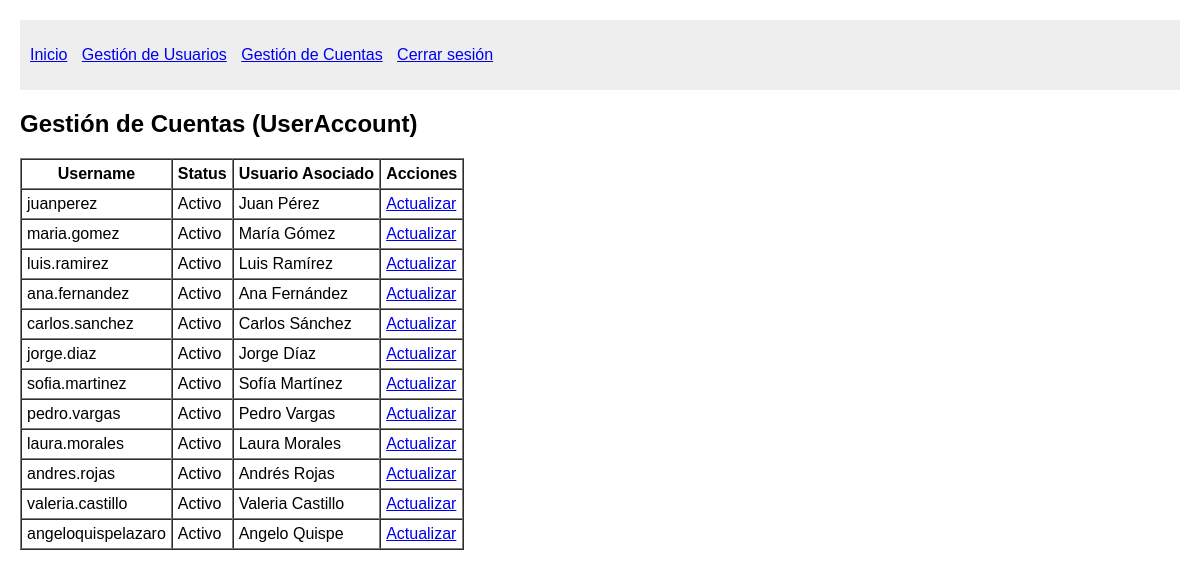
Before: /accounts/ (signed in) with the older database file.
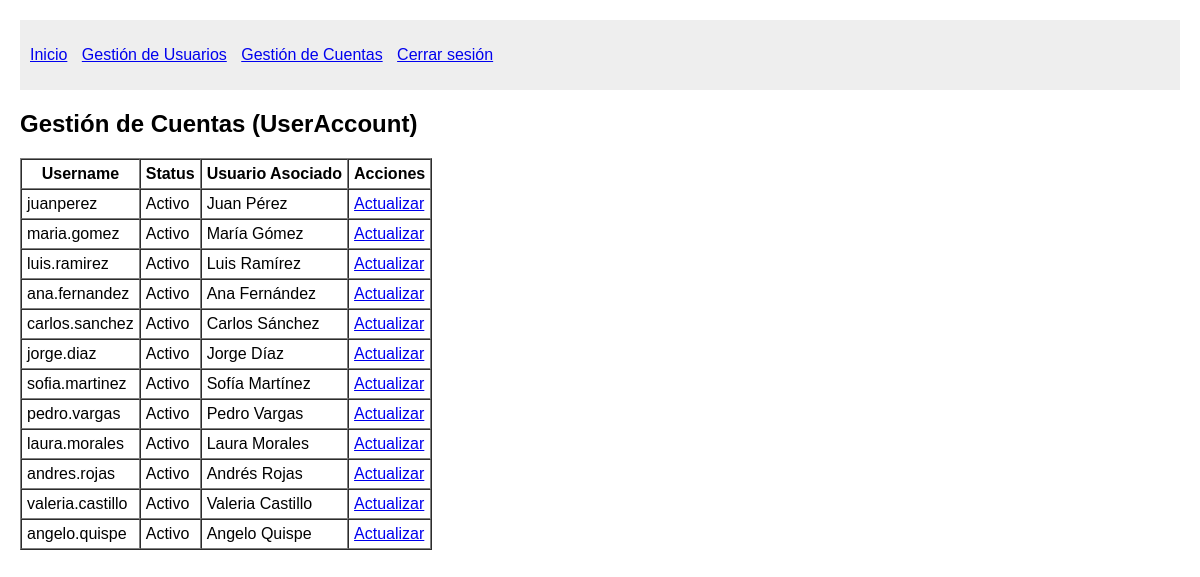
After: the same page with the newer database file.
### System/models.py (models this page shows)
class UserAccount(models.Model):
    username = models.CharField(max_length=50, unique=True)
    password = models.CharField(max_length=128)  # Esto luego lo encriptaremos
    usuario = models.OneToOneField(Usuario, on_delete=models.CASCADE)
    status = models.CharField(max_length=20)

class Usuario(models.Model):
    first_name = models.CharField(max_length=50)
    middle_name = models.CharField(max_length=50, blank=True, null=True)
    last_name = models.CharField(max_length=50)
    second_last_name = models.CharField(max_length=50, blank=True, null=True)
    user_type = models.CharField(max_length=50)
    position = models.ForeignKey(Position, on_delete=models.PROTECT)

### System/views.py (the view)
# urls.py: path('accounts/', views.list_accounts, name='list_accounts'),
@login_required
def list_accounts(request):
    accounts = UserAccount.objects.all()
    return render(request, 'System/manage_accounts.html', {'accounts': accounts})

### System/views.py (called while the page is built)
def login_required(view_func):
    @wraps(view_func)
    def wrapped_view(request, *args, **kwargs):
        if not request.session.get('user_id'):
            return redirect('login')
        return view_func(request, *args, **kwargs)
    return wrapped_view

### System/templates/System/manage_accounts.html (shortened to what this page needs)
{% extends 'System/base.html' %}
{% load static %}
{% block content %}
    <h2>Gestión de Cuentas (UserAccount)</h2>
    <table border="1" cellspacing="0" cellpadding="5">
        <thead>
            <tr>
                <th>Username</th>
                <th>Status</th>
                <th>Usuario Asociado</th>
                <th>Acciones</th>
            </tr>
        </thead>
        <tbody>
            {% for account in accounts %}
                <tr>
                    <td>{{ account.username }}</td>
                    <td>{{ account.status }}</td>
                    <td>{{ account.usuario.first_name }} {{ account.usuario.last_name }}</td>
                    <td>
                        <a href="{% url 'update_account' account.id %}">Actualizar</a>
                    </td>
                </tr>
            {% empty %}
                <tr>
                    <td colspan="4">No existen cuentas registradas.</td>
                </tr>
            {% endfor %}
        </tbody>
    </table>
{% endblock %}

### System/templates/System/base.html (shortened to what this page needs)
{% load static %}
<!DOCTYPE html>
<html>
<head>
    <link rel="stylesheet" href="{% static 'css/styles.css' %}">
</head>
<body>
    <nav>
        <ul>
            <li><a href="{% url 'home' %}">Inicio</a></li>
            <li><a href="{% url 'manage_users' %}">Gestión de Usuarios</a></li>
            <li><a href="{% url 'list_accounts' %}">Gestión de Cuentas</a></li>
            <li><a href="{% url 'logout' %}">Cerrar sesión</a></li>
        </ul>
    </nav>
    {% block content %}
    {% endblock %}
</body>
</html>

### System/static/css/styles.css (style rules this page uses)
body { font-family: Arial, sans-serif; margin: 20px; }
nav { background-color: #eee; padding: 10px; }
nav ul { list-style: none; padding: 0; }
nav ul li { display: inline; margin-right: 10px; }

Changed rows visible on the page:
removed UserAccount: username "angeloquispelazaro", status "Activo", usuario.first_name "Angelo", usuario.last_name "Quispe"
added UserAccount: username "angelo.quispe", status "Activo", usuario.first_name "Angelo", usuario.last_name "Quispe"
